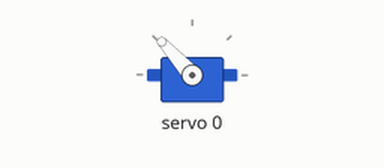
Bench run of a sketch on a simulated Arduino Uno, built with avr-gcc and run on an emulated ATmega328P. On the bench: servo.

Above: at 6.05 s.
At 12.0 s:
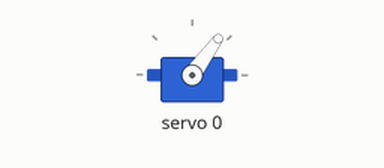
Timing chart, 0 to 13.8 s (numbered marks = the images above):
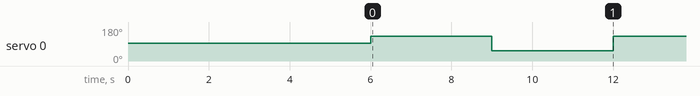

The sketch:

Servo.ino
```cpp
#include <Adafruit_LEDBackpack.h>
#include <Wire.h>
#include <Adafruit_PWMServoDriver.h>
Adafruit_PWMServoDriver pwm = Adafruit_PWMServoDriver(0x40, Wire);
#define SERVO_FREQ 60 // Analog servos run at ~60 Hz updates
void setup() {
	Serial.begin(9600);
	pwm.begin();
	pwm.setOscillatorFrequency(27000000);
	pwm.setPWMFreq(SERVO_FREQ);

	pwm.writeMicroseconds(0, 1500);
	delay(6000);
}

void loop() {
	pwm.writeMicroseconds(0,1900);
	delay(3000);
	pwm.writeMicroseconds(0,1100);
	delay(3000);
}
```

Measured:
- by itself, servo 0: alternates 132° for 3.0 s and 54° for 3.0 s
